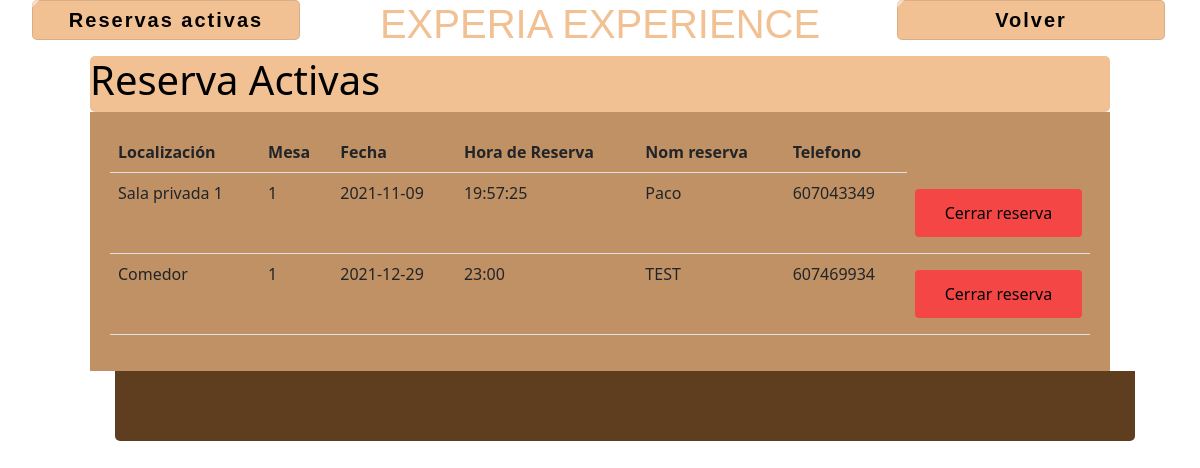
The app's page /view/reservas.actuales.php (signed in), older data.
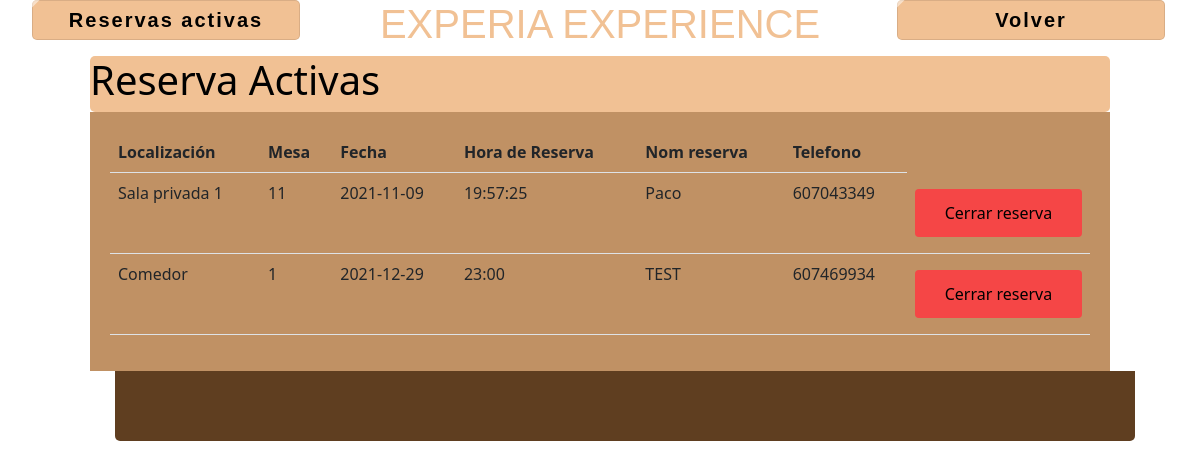
The same page, newer data.
### tables this page shows
CREATE TABLE `tbl_reservas` (
  `id_reserva` int NOT NULL AUTO_INCREMENT,
  `nom_reserva` varchar(45) DEFAULT NULL,
  `fecha_reserva` varchar(45) DEFAULT NULL,
  `hora_reserva` varchar(45) DEFAULT NULL,
  `id_mesa` int DEFAULT NULL,
  `lugar_reserva` varchar(45) DEFAULT NULL,
  `telefono_reserva` varchar(45) DEFAULT NULL,
  PRIMARY KEY (`id_reserva`),
  KEY `fk_reserva_mesa_idx` (`id_mesa`),
  CONSTRAINT `fk_reserva_mesa` FOREIGN KEY (`id_mesa`) REFERENCES `tbl_mesa` (`id_mesa`)
);

CREATE TABLE `tbl_mesa` (
  `id_mesa` int NOT NULL AUTO_INCREMENT,
  `lugar_mesa` varchar(45) DEFAULT NULL,
  `numero_mesa` int DEFAULT NULL,
  `sillas_mesa` int DEFAULT NULL,
  `id_lugar` int DEFAULT NULL,
  `estado_mesa` varchar(45) DEFAULT NULL,
  `mesa_actividad` varchar(45) DEFAULT NULL,
  PRIMARY KEY (`id_mesa`),
  KEY `fk_lugar_mesa_idx` (`id_lugar`),
  CONSTRAINT `fk_lugar_mesa` FOREIGN KEY (`id_lugar`) REFERENCES `tbl_lugar` (`id_lugar`)
);

### view/reservas.actuales.php (the view, shortened to what this page needs)
<?php
include '../services/connection.php';
$log=$pdo->prepare("SELECT tbl_reservas.lugar_reserva as lugar
,tbl_mesa.numero_mesa as numero
,tbl_reservas.fecha_reserva as dia
,tbl_reservas.telefono_reserva as telf
,tbl_reservas.hora_reserva as entrada
,tbl_reservas.nom_reserva as nombre
,tbl_reservas.id_reserva as id
from tbl_reservas
inner join tbl_mesa
on tbl_reservas.id_mesa=tbl_mesa.id_mesa
Order by tbl_reservas.fecha_reserva ASC");
$log->execute();
$login=$log->fetchAll(PDO::FETCH_ASSOC);
?>
<!DOCTYPE html>
<html lang="en">
<head>
    <link rel="stylesheet" href="../styles/style.css">
    <link href="https://cdn.jsdelivr.net/npm/bootstrap@5.1.3/dist/css/bootstrap.min.css" rel="stylesheet">
</head>
<body id="portada">
    <div class="row2" id="section-1">
        <div class="usuario column-1">
        <ul class="padding-lat">
        <b><a class="btn-logout">Reservas activas</a></b>
        </ul>
        </div>
        <div class="column-2 titulo2">
            <h1>EXPERIA EXPERIENCE</h1>
        </div>
        <div class="logout column-1">
            <ul class="padding-lat">
            <b><a style="text-decoration:none" class="btn-logout" href="inicio.php">Volver</a></b>
            </ul>
        </div>
    </div>
    <div class="flex">
        <div class="menu">
    <h1 <?php echo "style='color: black;'";?> >Reserva Activas</div>
    </div>
    <div class="flex" id="flex">
        <div class="contenido" id="contenido">
        <div class="div_botones" id="div_botones">
        <table class="table">
                <tr>
                    <th>Localización</th>
                    <th>Mesa</th>
                    <th>Fecha</th>
                    <th>Hora de Reserva</th>
                    <th>Nom reserva</th>
                    <th>Telefono</th>
                </tr>
                <?php
                foreach ($login as $registro){
                ?>
            <tr>
    <td><?php echo"{$registro['lugar']}";?></td>
    <td><?php echo"{$registro['numero']}";?></td>
    <td><?php echo"{$registro['dia']}";?></td>
    <td><?php echo"{$registro['entrada']}";?></td>
    <td><?php echo"{$registro['nombre']}";?></td>
    <td><?php echo"{$registro['telf']}";?></td>
    <td><form method="POST" action="../processes/eliminar.reserva.proc.php">
        <input type="submit" <?php echo "style='background: #F54646;'";?> value="Cerrar reserva" name="eliminar"></form>
    </td>
    </tr>
    <?php
    }
    ?>
     </table>
                </div>
        </div>
    </div>
    <footer>
    <div class="logo_footer">
    </footer>
</body>
</html>

Row changes from the older to the newer data that the page shows:
changed through a linked row, tbl_reservas "Sala privada 1": id_mesa.numero_mesa "1" → "11"
